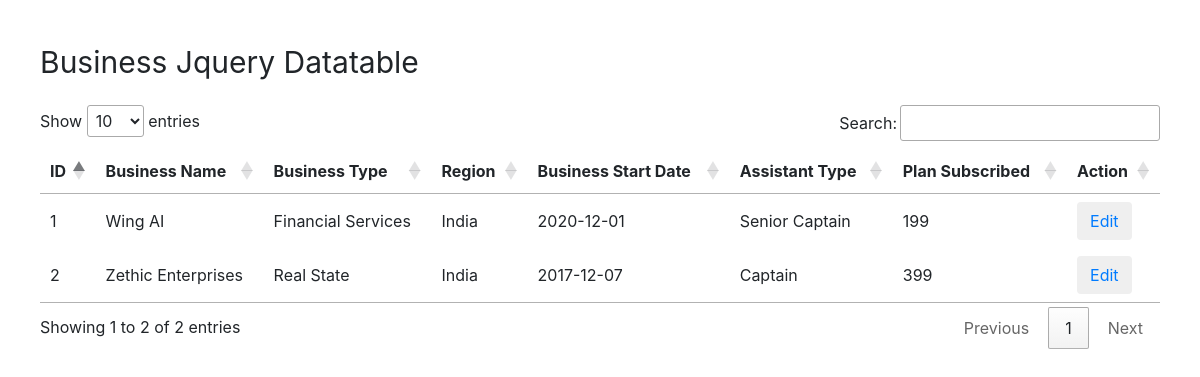
The page / on the database its author committed.
### tables this page shows
CREATE TABLE `businesses` (
  `id` int NOT NULL,
  `business_name` varchar(150) DEFAULT NULL,
  `business_type` enum('Real State','Medical Services','eCommerce','Business Consultant','Financial Services') DEFAULT NULL,
  `region` enum('India','Philippiness','Latin America','United States of America') DEFAULT NULL,
  `business_start_date` date DEFAULT NULL,
  `assistant_type` enum('VA','Captain','Senior Captain') DEFAULT NULL,
  `plan_subscribed` enum('199','399','799','999') DEFAULT NULL
);

### datatable_api.php (called while the page is built)
<?php
require 'database.php';
try {
    $query = 'SELECT * from `businesses`';
    $data = mysqli_query($connection, $query);
    return $data;
}catch(Exception $ex) {
    return $ex->getMessage();
}
?>

### index.php (the view)
<?php
require 'datatable_api.php';
$html = '<!DOCTYPE html>
<html>
    <head>
        <title>Business Datatables</title>
        <link rel="stylesheet" href="https://maxcdn.bootstrapcdn.com/bootstrap/4.0.0/css/bootstrap.min.css">
        <link rel="stylesheet" href="https://cdn.datatables.net/1.13.1/css/jquery.dataTables.min.css">
    </head>
    <body>
        <div style="margin:40px;">
            <div style="font-size:30px; margin-bottom: 20px;">
                Business Jquery Datatable
            </div>
            <div>
                <table id="business-datatable">
                    <thead>
                        <tr>
                            <th>ID</th>
                            <th>Business Name</th>
                            <th>Business Type</th>
                            <th>Region</th>
                            <th>Business Start Date</th>
                            <th>Assistant Type</th>
                            <th>Plan Subscribed</th>
                            <th>Action</th>
                        </tr>
                    </thead>
                    <tbody>';
$tableData = '';
foreach($data as $row) {
    $tableData .= '
        <tr>
            <td>'.$row['id'].'</td>
            <td>'.$row['business_name'].'</td>
            <td>'.$row['business_type'].'</td>
            <td>'.$row['region'].'</td>
            <td>'.$row['business_start_date'].'</td>
            <td>'.$row['assistant_type'].'</td>
            <td>'.$row['plan_subscribed'].'</td>
            <td><button class="btn btin-primary"><a href="'.'edit_data.php/'.$row['id'].'">Edit</a></button></td>
        </tr>';
}
$html .= $tableData;
$html = $html .  '</tbody>
                </table>
            </div>
        </div>
        <script src="https://code.jquery.com/jquery-3.6.0.min.js"></script>
	    <script src="https://cdn.jsdelivr.net/npm/bootstrap@4.6.1/dist/js/bootstrap.bundle.min.js"></script>
        <script src="https://cdn.datatables.net/1.13.1/js/jquery.dataTables.min.js"></script>
        <script>
            $("#business-datatable").dataTable();
        </script>
    </body>
</html>';
echo $html;
?>

### rows shown on the page
businesses: id "1", business_name "Wing AI", business_type "Financial Services", region "India", business_start_date "2020-12-01", assistant_type "Senior Captain", plan_subscribed "199"
businesses: id "2", business_name "Zethic Enterprises", business_type "Real State", region "India", business_start_date "2017-12-07", assistant_type "Captain", plan_subscribed "399"
